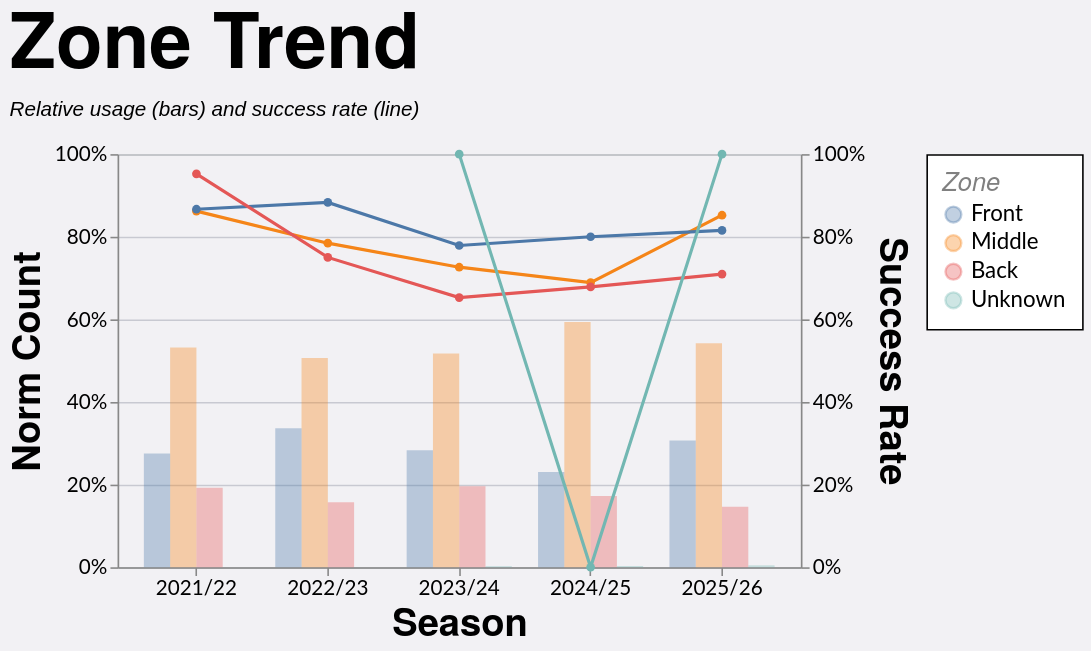

Vega-Lite specification for this chart:
### Vega-Lite specification from a JSON file in a GitHub repository (floating-point values rounded to 4 significant figures; data arrays with more than 128 entries replaced by an {"elided": "..."} marker saying what was removed)
{"config": {"axis": {"labelFont": "Lato, sans-serif", "titleFont": "PT Sans Narrow, Helvetica Neue, Helvetica, Arial, sans-serif", "labelFontSize": 13, "titleFontSize": 24, "gridColor": "#202947", "gridOpacity": 0.2}, "header": {"labelFont": "PT Sans Narrow, Helvetica Neue, Helvetica, Arial, sans-serif", "titleFont": "PT Sans Narrow, Helvetica Neue, Helvetica, Arial, sans-serif", "labelFontSize": 24, "titleFontSize": 28, "labelFontWeight": "bold", "orient": "left"}, "legend": {"labelFont": "Lato, sans-serif", "titleFont": "PT Sans Narrow, Helvetica Neue, Helvetica, Arial, sans-serif", "labelFontSize": 14, "titleFontSize": 16, "titlePadding": 5, "fillColor": "white", "strokeColor": "black", "padding": 10, "titleFontWeight": "lighter", "titleFontStyle": "italic", "titleColor": "gray", "offset": 10}, "title": {"font": "PT Sans Narrow, Helvetica Neue, Helvetica, Arial, sans-serif", "fontSize": 48, "fontWeight": "bold", "anchor": "start", "align": "center", "titlePadding": 20, "subtitlePadding": 10, "subtitleFontSize": 13, "subtitleColor": "", "subtitleFontStyle": "italic", "offset": 15, "color": "black"}, "axisX": {"labelAngle": 0}, "facet": {"title": null, "header": null, "align": {"row": "each", "column": "each"}}, "resolve": {"scale": {"y": "independent", "facet": "independent"}}, "background": "#f2f1f4"}, "layer": [{"mark": {"type": "bar", "opacity": 0.35}, "encoding": {"color": {"field": "area", "sort": ["Front", "Middle", "Back"], "title": "Zone", "type": "nominal"}, "tooltip": [{"field": "season", "title": "Season", "type": "nominal"}, {"field": "area", "title": "Zone", "type": "nominal"}, {"field": "won", "format": ",.0f", "title": "Won", "type": "quantitative"}, {"field": "attempts", "format": ",.0f", "title": "Attempts", "type": "quantitative"}, {"field": "norm_count", "format": ".1%", "title": "Norm Count", "type": "quantitative"}, {"field": "success_rate", "format": ".1%", "title": "Success Rate", "type": "quantitative"}], "x": {"field": "season", "sort": ["2021/22", "2022/23", "2023/24", "2024/25", "2025/26"], "title": "Season", "type": "nominal"}, "xOffset": {"field": "area", "sort": ["Front", "Middle", "Back"], "type": "nominal"}, "y": {"axis": {"format": "%", "orient": "left"}, "field": "norm_count", "scale": {"domain": [0, 1]}, "title": "Norm Count", "type": "quantitative"}}, "transform": [{"filter": "(loSquad == 'All' || datum.squad == loSquad) && (loGameType == 'All' || (loGameType == 'League + Cup' && (datum.game_type == 'League' || datum.game_type == 'Cup')) || (loGameType == 'League only' && datum.game_type == 'League') || datum.game_type == loGameType) && (loOpposition == 'All' || datum.opposition == loOpposition) && (loThrower == 'All' || datum.thrower == loThrower) && (loJumper == 'All' || datum.jumper == loJumper) && (loArea == 'All' || datum.area == loArea) && (loNumbers == 'All' || datum.numbers == loNumbers) && (loCallType == 'All' || datum.call_type == loCallType)"}, {"aggregate": [{"op": "count", "as": "attempts"}, {"op": "sum", "field": "won", "as": "won"}], "groupby": ["season", "area"]}, {"joinaggregate": [{"op": "sum", "field": "attempts", "as": "season_attempts"}], "groupby": ["season"]}, {"calculate": "datum.attempts / datum.season_attempts", "as": "norm_count"}, {"calculate": "datum.won / datum.attempts", "as": "success_rate"}]}, {"mark": {"type": "line", "point": true, "strokeWidth": 2}, "encoding": {"color": {"field": "area", "sort": ["Front", "Middle", "Back"], "title": "Zone", "type": "nominal"}, "detail": {"field": "area", "type": "nominal"}, "tooltip": [{"field": "season", "title": "Season", "type": "nominal"}, {"field": "area", "title": "Zone", "type": "nominal"}, {"field": "won", "format": ",.0f", "title": "Won", "type": "quantitative"}, {"field": "attempts", "format": ",.0f", "title": "Attempts", "type": "quantitative"}, {"field": "norm_count", "format": ".1%", "title": "Norm Count", "type": "quantitative"}, {"field": "success_rate", "format": ".1%", "title": "Success Rate", "type": "quantitative"}], "x": {"field": "season", "sort": ["2021/22", "2022/23", "2023/24", "2024/25", "2025/26"], "title": "Season", "type": "nominal"}, "y": {"axis": {"format": "%", "orient": "right"}, "field": "success_rate", "scale": {"domain": [0, 1]}, "title": "Success Rate", "type": "quantitative"}}, "transform": [{"filter": "(loSquad == 'All' || datum.squad == loSquad) && (loGameType == 'All' || (loGameType == 'League + Cup' && (datum.game_type == 'League' || datum.game_type == 'Cup')) || (loGameType == 'League only' && datum.game_type == 'League') || datum.game_type == loGameType) && (loOpposition == 'All' || datum.opposition == loOpposition) && (loThrower == 'All' || datum.thrower == loThrower) && (loJumper == 'All' || datum.jumper == loJumper) && (loArea == 'All' || datum.area == loArea) && (loNumbers == 'All' || datum.numbers == loNumbers) && (loCallType == 'All' || datum.call_type == loCallType)"}, {"aggregate": [{"op": "count", "as": "attempts"}, {"op": "sum", "field": "won", "as": "won"}], "groupby": ["season", "area"]}, {"joinaggregate": [{"op": "sum", "field": "attempts", "as": "season_attempts"}], "groupby": ["season"]}, {"calculate": "datum.attempts / datum.season_attempts", "as": "norm_count"}, {"calculate": "datum.won / datum.attempts", "as": "success_rate"}]}], "data": {"name": "data-608d443b1e14bf70169d45af92809b6e"}, "height": 260, "params": [{"name": "loSquad", "value": "All"}, {"name": "loSeason", "value": "All"}, {"name": "loGameType", "value": "All"}, {"name": "loOpposition", "value": "All"}, {"name": "loThrower", "value": "All"}, {"name": "loJumper", "value": "All"}, {"name": "loArea", "value": "All"}, {"name": "loNumbers", "value": "All"}, {"name": "loCallType", "value": "All"}], "resolve": {"scale": {"y": "independent"}}, "title": {"text": "Zone Trend", "subtitle": "Relative usage (bars) and success rate (line)"}, "width": 430, "$schema": "https://vega.github.io/schema/vega-lite/v5.20.1.json", "datasets": {"data-608d443b1e14bf70169d45af92809b6e": {"elided": "1242 records"}}}
